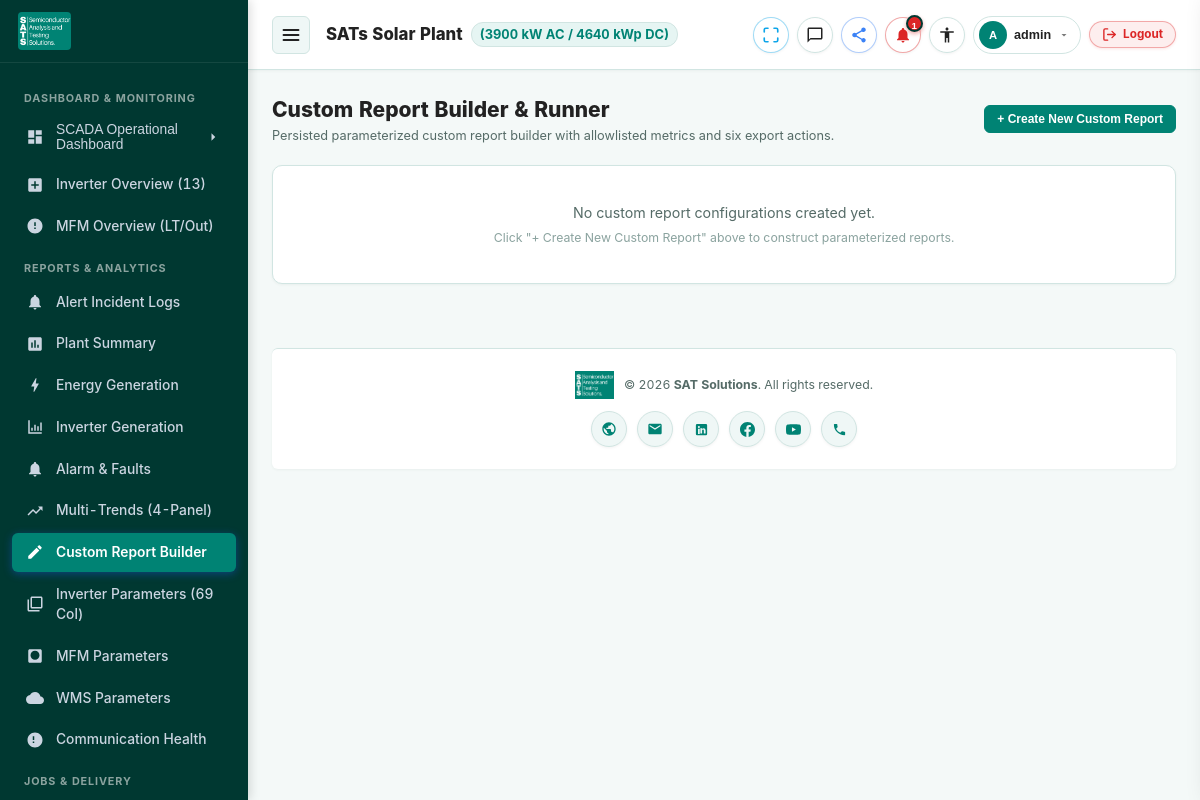
/reports/custom-report (signed in), run on an earlier commit of the app's database.
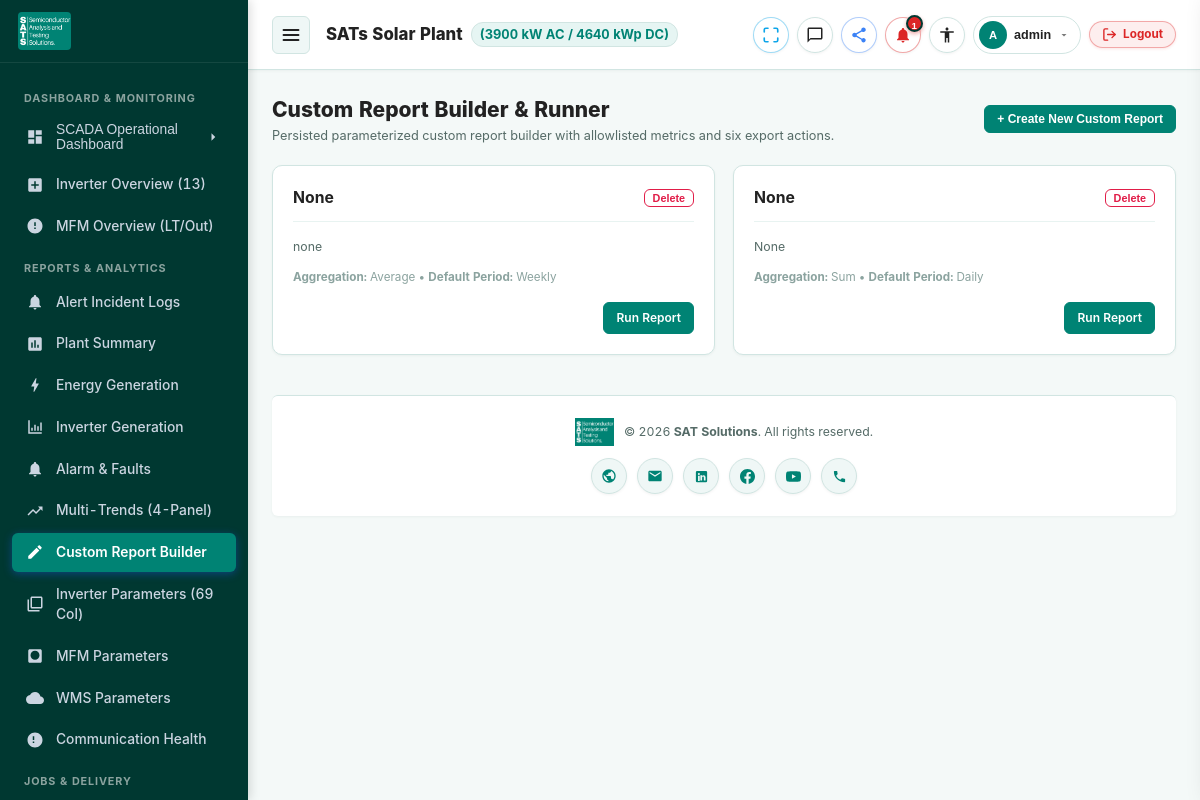
And on a later commit of the database.
### apps/reports/models.py (models this page shows, shortened)
class CustomReportConfiguration(models.Model):
    name = models.CharField(max_length=150)
    description = models.TextField(blank=True)
    device_ids = models.JSONField(default=list, help_text="List of selected device IDs")
    metric_ids = models.JSONField(default=list, help_text="List of allowlisted metric IDs")
    column_order = models.JSONField(default=list)
    aggregation = models.CharField(max_length=20, default='avg', choices=[
        ('avg', 'Average'),
        ('sum', 'Sum'),
        ('max', 'Maximum'),
        ('min', 'Minimum'),
        ('last', 'Last Value')
    ])
    default_period = models.CharField(max_length=20, default='daily', choices=[
        ('daily', 'Daily'),
        ('weekly', 'Weekly'),
        ('monthly', 'Monthly'),
        ('custom', 'Custom Range'),
        ('yearly', 'Yearly')
    ])
    default_interval = models.CharField(max_length=20, default='15min', choices=[
        ('raw', 'Raw'),
        ('15min', '15 Minutes'),
        ('hourly', '1 Hour'),
        ('daily', 'Daily')
    ])
    created_by = models.ForeignKey(settings.AUTH_USER_MODEL, on_delete=models.CASCADE, null=True, blank=True)
    created_at = models.DateTimeField(auto_now_add=True)
    updated_at = models.DateTimeField(auto_now=True)

### apps/reports/views.py (the view, shortened to what this page needs)
# urls.py: path('reports/custom-report', views.report_custom_view, name='report_custom'),
@login_required
def report_custom_view(request):
    configs = CustomReportConfiguration.objects.all().order_by('-created_at')
    devices = Device.objects.filter(is_enabled=True)
    return render(request, 'reports/report_custom.html', {
        'configs': configs,
        'devices': devices,
        'report_title': 'Custom Report Builder & Runner'
    })

### templates/reports/report_custom.html (shortened to what this page needs)
{% extends 'base.html' %}
{% block content %}
<div style="display: flex; align-items: center; justify-content: space-between; flex-wrap: wrap; gap: 14px; margin-bottom: 20px;">
    <div>
        <h1 style="font-size: 1.4rem; font-weight: 800; color: var(--text-main);">{{ report_title }}</h1>
        <div style="font-size: 0.85rem; color: var(--text-muted);">
            Persisted parameterized custom report builder with allowlisted metrics and six export actions.
        </div>
    </div>
    <button type="button" class="export-btn export-btn-primary" onclick="if(window.openModal){ window.openModal('new-custom-report-modal'); } else { const m = document.getElementById('new-custom-report-modal'); m.classList.remove('hidden'); m.classList.add('active'); m.style.display='flex'; }">
        + Create New Custom Report
    </button>
</div>
<div style="display: grid; grid-template-columns: repeat(auto-fit, minmax(320px, 1fr)); gap: 18px; margin-bottom: 24px;">
    {% for cfg in configs %}
        <div class="card" style="margin-bottom: 0;">
            <div class="card-header">
                <h2 class="card-title">{{ cfg.name }}</h2>
                <form method="POST" style="margin: 0;">
                    <button type="submit" class="export-btn" style="color: var(--error); border-color: var(--error); padding: 2px 8px; font-size: 0.72rem;">Delete</button>
                </form>
            </div>
            <p style="font-size: 0.82rem; color: var(--text-muted); margin-bottom: 12px;">{{ cfg.description|default:"Custom plant report template" }}</p>
            <div style="font-size: 0.78rem; color: var(--text-dim); margin-bottom: 16px;">
                <b>Aggregation:</b> {{ cfg.get_aggregation_display }} • <b>Default Period:</b> {{ cfg.get_default_period_display }}
            </div>
            <div style="display: flex; justify-content: flex-end; gap: 8px;">
                <a href="{% url 'report_summary' %}?period={{ cfg.default_period }}" class="export-btn export-btn-primary">Run Report</a>
            </div>
        </div>
    {% empty %}
        <div class="card" style="grid-column: 1 / -1; text-align: center; padding: 36px;">
            <p style="color: var(--text-muted); font-size: 0.95rem;">No custom report configurations created yet.</p>
            <p style="color: var(--text-dim); font-size: 0.82rem; margin-top: 6px;">Click "+ Create New Custom Report" above to construct parameterized reports.</p>
        </div>
    {% endfor %}
</div>
{% endblock %}

What changed in the data, as far as the page shows it:
added CustomReportConfiguration: name "None", description "none", aggregation "Average", default_period "Weekly"
added CustomReportConfiguration: name "None", description "None", aggregation "Sum", default_period "Daily"
Also different on the page:
text no longer shown: "No custom report configurations created yet. Click \"+ Create New Custom Report\" above to construct parameterized reports."
